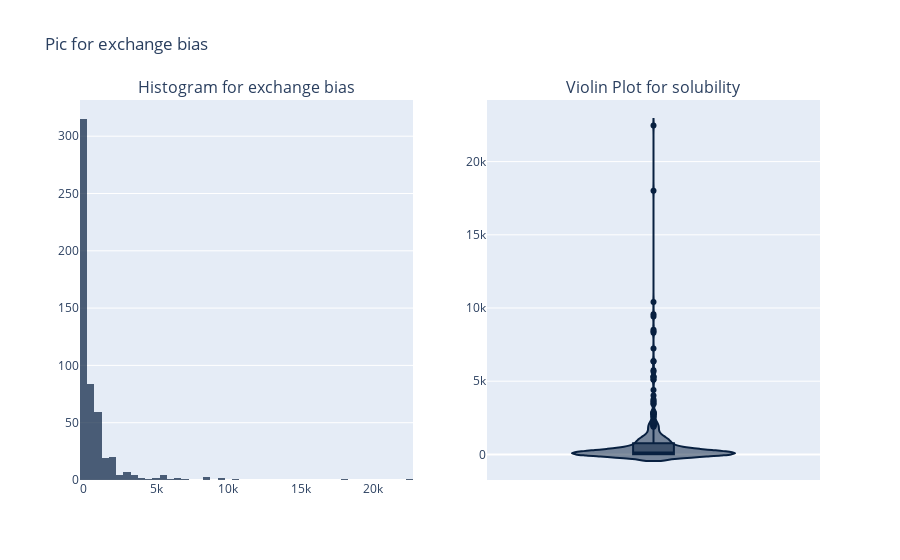

The cell this chart's notebook holds for it:
### Code cell
#Построим график распределения целевой переменной
fig = make_subplots(rows=1, cols=2, subplot_titles=['Histogram for exchange bias', 'Violin Plot for solubility'])

# Histogram
hist_fig = px.histogram(df, x="exc_bias_oe", nbins = 60,
                 color_discrete_sequence = colors,
                 opacity = 0.7)

fig.add_trace(hist_fig['data'][0], row=1, col=1) # Adding a graph indicating the location

# Violin plot
violin_fig = px.violin(df, y="exc_bias_oe", color_discrete_sequence = colors, box = True)
fig.add_trace(violin_fig['data'][0], row=1, col=2) # Adding a graph indicating the location

# Setting up the layout
fig.update_layout(showlegend=False, title_text="Pic for exchange bias")

# Graph display
display(fig)

### Figure 1 — Plotly figure (JSON) as saved in the notebook; plotly's stock layout.template omitted (floating-point values rounded to 4 significant figures; data arrays with more than 128 entries replaced by an {"elided": "..."} marker saying what was removed)
{"data": [{"alignmentgroup": "True", "bingroup": "x", "hovertemplate": "exc_bias_oe=%{x}<br>count=%{y}<extra></extra>", "legendgroup": "", "marker": {"color": "#082040", "opacity": 0.7, "pattern": {"shape": ""}}, "name": "", "nbinsx": 60, "offsetgroup": "", "orientation": "v", "showlegend": false, "type": "histogram", "x": {"elided": "533 float values"}, "xaxis": "x", "yaxis": "y"}, {"alignmentgroup": "True", "box": {"visible": true}, "hovertemplate": "exc_bias_oe=%{y}<extra></extra>", "legendgroup": "", "marker": {"color": "#082040"}, "name": "", "offsetgroup": "", "orientation": "v", "scalegroup": "True", "showlegend": false, "type": "violin", "x0": " ", "xaxis": "x2", "y": {"elided": "533 float values"}, "y0": " ", "yaxis": "y2"}], "layout": {"annotations": [{"font": {"size": 16}, "showarrow": false, "text": "Histogram for exchange bias", "x": 0.225, "xanchor": "center", "xref": "paper", "y": 1, "yanchor": "bottom", "yref": "paper"}, {"font": {"size": 16}, "showarrow": false, "text": "Violin Plot for solubility", "x": 0.775, "xanchor": "center", "xref": "paper", "y": 1, "yanchor": "bottom", "yref": "paper"}], "showlegend": false, "title": {"text": "Pic for exchange bias"}, "xaxis": {"anchor": "y", "domain": [0, 0.45]}, "xaxis2": {"anchor": "y2", "domain": [0.55, 1]}, "yaxis": {"anchor": "x", "domain": [0, 1]}, "yaxis2": {"anchor": "x2", "domain": [0, 1]}}}
